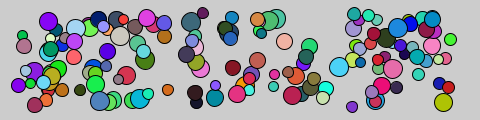
Frame 1 (no input)
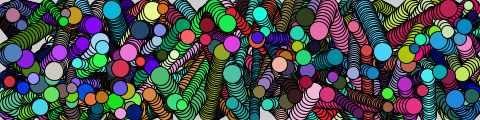
Frame 60 (the mouse pressed at the canvas centre just before this capture)
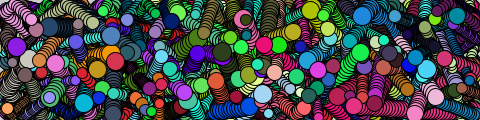
Frame 120 (the mouse held since frame 60 and released just before this capture)

The Processing sketch that drew these frames (run headless with seeded random() and noise(); from frame 60 on, the mouse is pressed at the canvas centre):

// Processing sketch: bouncers
// ── bouncers.pde
// Ex 10-2

int numBs = 150;
Bouncer[] bs;

void setup() {
  size(480, 120);
  bs = new Bouncer[numBs];
  for (int i = 0; i < numBs; i++) {
    int d = int(random(10, 20));
    float x = random(d, width - d);
    float y = random(d, height - d);
    bs[i] = new Bouncer(x, y, d);
  }
}

void draw() {
  for (int i = 0; i < numBs; i++) {
    bs[i].move();
  }
  for (int i = 0; i < numBs; i++) {
    bs[i].display();
  }
  
}

// ── Bouncer.pde
class Bouncer {
  float x;
  float y;
  int diameter;
  float radius;
  float speedRange = 3;
  float xSpeed;
  float ySpeed;
  color c;

  Bouncer(float tempX, float tempY, int tempDiameter) {
    x = tempX;
    y = tempY;
    diameter = tempDiameter;
    radius = diameter/2;
    c = color(random(256), random(256), random(256));
    xSpeed = random(-speedRange, speedRange);
    ySpeed = random(-speedRange, speedRange);
  }

  void move() {
    x += xSpeed;
    if (x < radius || x > width - radius) {
      xSpeed = -xSpeed;
    }
    y += ySpeed;
    if (y < radius || y > height - radius) {
      ySpeed = -ySpeed;
    }
  }

  void display() {
    fill(c);
    ellipse(x, y, diameter, diameter);
  }
}
